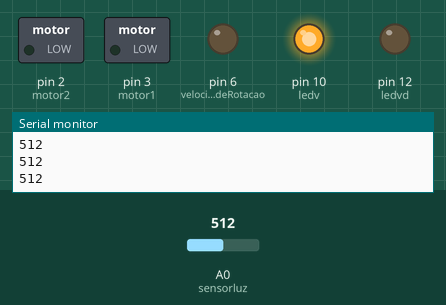
Bench run of a sketch on a simulated Arduino Uno, built with avr-gcc and run on an emulated ATmega328P. Shown: switched loads named in the sketch (green lamp = pin HIGH), output pins drawn as LEDs (lit = HIGH), the last lines printed to the serial monitor. Inputs (shaded band) come from the test bench; at power-on: A0 (sensorluz) = 512.

Above: at 6.3 s.
6.4 s: A0 (sensorluz) set to 790
8.2 s: A0 (sensorluz) set to 806
At 9.6 s:
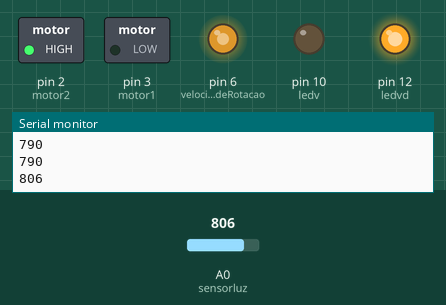
At 14.6 s:
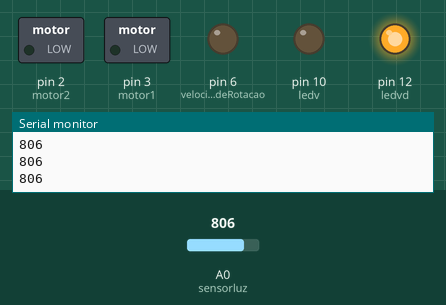
Timing chart, 0 to 16.1 s (numbered marks = the images above; inputs shaded):
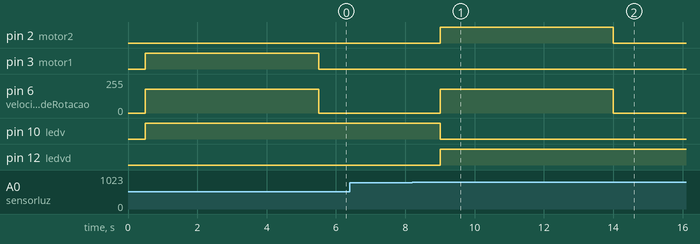

The sketch:

Codigo_Arduino.ino
```cpp
int ledv = 10;
int ledvd = 12;
int sensorluz = A0;
int valorluz = 0;
int motor1 = 3;
int motor2 = 2;
int vel = 180;
#define tempoAbre  5000
#define tempoFecha 5000
#define velocidadeRotacao 6
String valorluz_str;

bool abre  = true;
bool fecha = true;

void setup() {
  pinMode (ledv, OUTPUT);
  pinMode (ledvd, OUTPUT);
  pinMode (motor1, OUTPUT);
  pinMode (motor2, OUTPUT);
  pinMode (velocidadeRotacao, OUTPUT);
  pinMode (sensorluz, INPUT);
  Serial.begin(9600);
}

void loop() {
   valorluz = analogRead (sensorluz);
   Serial.println(valorluz);
   delay(500);

   if((valorluz) < 800){
     if (fecha == true) {
       analogWrite(velocidadeRotacao, vel);
       digitalWrite(motor1, HIGH);
       digitalWrite(motor2, LOW);
       digitalWrite(ledv, HIGH);
       digitalWrite(ledvd, LOW);
       delay(tempoFecha);
       digitalWrite(motor1, LOW);
       digitalWrite(motor2, LOW);
       analogWrite(velocidadeRotacao, 0);

       fecha = false;
       abre = true;

     }
  }

  else{
    if (abre == true){
      analogWrite(velocidadeRotacao, vel);
      digitalWrite(motor1, LOW);
      digitalWrite(motor2, HIGH);
      digitalWrite(ledv, LOW);
      digitalWrite(ledvd, HIGH);
      delay(tempoAbre);
      digitalWrite(motor1, LOW);
      digitalWrite(motor2, LOW);
      analogWrite(velocidadeRotacao, 0);

      abre = false;
      fecha = true;

    }
   }
  }
```

Measured:
- the behaviour switches between 799 and 800 on A0 (sensorluz) (found by bisection; images 0 and 1)
- after the input at 8.2 s, pin 2 (motor2): LOW → HIGH after 0.80 s, → LOW 5.0 s later; pin 6 (velocidadeRotacao): 0/255 → 180/255 after 0.80 s, → 0/255 5.0 s later; pin 10 (ledv): HIGH → LOW after 0.80 s; pin 12 (ledvd): LOW → HIGH after 0.80 s
